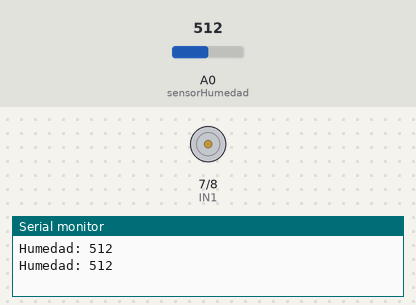
The sketch below on a simulated Arduino Uno, built with avr-gcc and run on an emulated ATmega328P. On the bench: motor-driver pin pairs drawn as motors (green arrow = first pin HIGH = forward, orange = second pin HIGH = backward, longer = more drive), the last lines printed to the serial monitor. The test bench sets the inputs (shaded band); at power-on: A0 (sensorHumedad) = 512.

Above: at 10.8 s.
10.9 s: A0 (sensorHumedad) set to 415
21.2 s: A0 (sensorHumedad) set to 385
At 31.0 s:
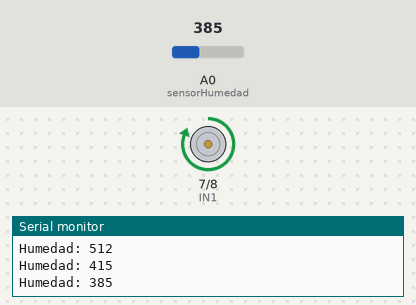
31.5 s: A0 (sensorHumedad) set to 410
At 45.4 s:
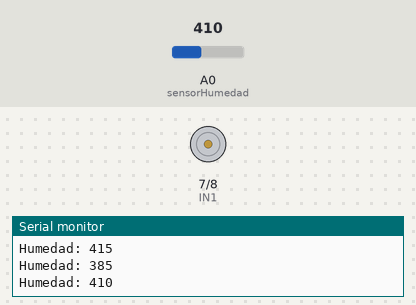
45.5 s: A0 (sensorHumedad) set to 390
At 56.0 s:
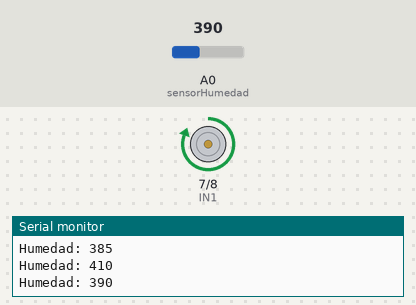
Timing chart, 0 to 57.5 s (numbered marks = the images above; inputs shaded):
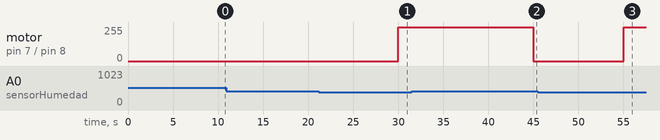

Measured:
- the behaviour switches between 400 and 399 on A0 (sensorHumedad) (found by bisection; images 0 and 1)
- after the input at 21.2 s, motor on pin 7 (IN1) / pin 8 (IN2): stopped → forward 255/255 after 8.8 s
- after the input at 31.5 s, motor on pin 7 (IN1) / pin 8 (IN2): forward 255/255 → stopped after 13.5 s
- after the input at 45.5 s, motor on pin 7 (IN1) / pin 8 (IN2): stopped → forward 255/255 after 9.5 s

The sketch:

watter.ino
```cpp
int IN1 = 7;
int IN2 = 8;
int sensorHumedad = A0;  // Pin analógico donde conectas el sensor

void setup() {
  pinMode(IN1, OUTPUT);
  pinMode(IN2, OUTPUT);
  Serial.begin(9600); // Para ver los valores en el monitor serial
}

void loop() {
  int humedad = analogRead(sensorHumedad);
  Serial.print("Humedad: ");
  Serial.println(humedad);

  if (humedad < 400) { // Suelo seco (ajusta este valor según tu sensor y tierra)
    digitalWrite(IN1, HIGH);
    digitalWrite(IN2, LOW);
    delay(5000); // Bombea por 5 segundos
  } else {
    digitalWrite(IN1, LOW);
    digitalWrite(IN2, LOW); // Bomba apagada
  }

  delay(10000); // Espera antes de volver a medir
}
```
